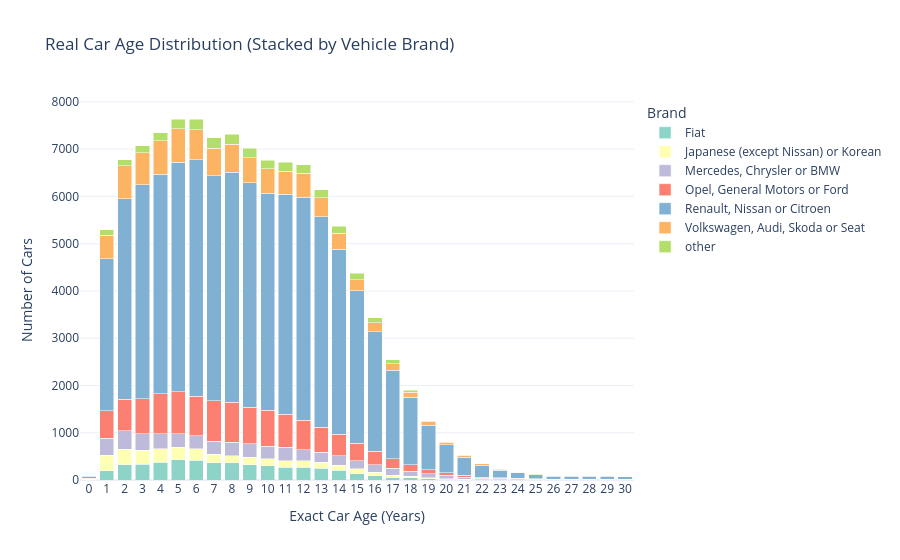

The notebook cell saved with this chart:
### Code cell
import plotly.express as px

# 1. Group the data to get the exact count for each Car Age and Brand
car_stats = df.groupby(['CarAge', 'Brand']).size().reset_index(name='Number of Cars')

# 2. Filter out the extreme tail just so the graph is easy to zoom and read
car_stats = car_stats[car_stats['CarAge'] <= 30]

# 3. Create an interactive stacked bar chart
fig = px.bar(
    car_stats, 
    x='CarAge', 
    y='Number of Cars', 
    color='Brand',
    title='Real Car Age Distribution (Stacked by Vehicle Brand)',
    labels={'CarAge': 'Exact Car Age (Years)'},
    hover_data={'CarAge': True, 'Brand': True, 'Number of Cars': True},
    color_discrete_sequence=px.colors.qualitative.Set3
)

# 4. Force the X-axis to show every single integer year (no binning illusions!)
fig.update_layout(
    xaxis=dict(tickmode='linear', dtick=1),
    barmode='stack',
    hovermode='closest',
    template='plotly_white'
)

# 5. Display the interactive chart
fig.show()

### Figure 1 — Plotly figure (JSON) as saved in the notebook; plotly's stock layout.template omitted (floating-point values rounded to 4 significant figures)
{"data": [{"alignmentgroup": "True", "customdata": [["Fiat"], ["Fiat"], ["Fiat"], ["Fiat"], ["Fiat"], ["Fiat"], ["Fiat"], ["Fiat"], ["Fiat"], ["Fiat"], ["Fiat"], ["Fiat"], ["Fiat"], ["Fiat"], ["Fiat"], ["Fiat"], ["Fiat"], ["Fiat"], ["Fiat"], ["Fiat"], ["Fiat"], ["Fiat"], ["Fiat"], ["Fiat"], ["Fiat"], ["Fiat"], ["Fiat"], ["Fiat"], ["Fiat"], ["Fiat"], ["Fiat"]], "hovertemplate": "Brand=%{customdata[0]}<br>Exact Car Age (Years)=%{x}<br>Number of Cars=%{y}<extra></extra>", "legendgroup": "Fiat", "marker": {"color": "rgb(141,211,199)", "pattern": {"shape": ""}}, "name": "Fiat", "offsetgroup": "Fiat", "orientation": "v", "showlegend": true, "textposition": "auto", "type": "bar", "x": [0, 1, 2, 3, 4, 5, 6, 7, 8, 9, 10, 11, 12, 13, 14, 15, 16, 17, 18, 19, 20, 21, 22, 23, 24, 25, 26, 27, 28, 29, 30], "xaxis": "x", "y": [5, 197, 319, 332, 375, 424, 423, 366, 362, 324, 306, 275, 275, 249, 210, 133, 88, 53, 45, 27, 19, 8, 3, 5, 3, 3, 1, 4, 5, 5, 1], "yaxis": "y"}, {"alignmentgroup": "True", "customdata": [["Japanese (except Nissan) or Korean"], ["Japanese (except Nissan) or Korean"], ["Japanese (except Nissan) or Korean"], ["Japanese (except Nissan) or Korean"], ["Japanese (except Nissan) or Korean"], ["Japanese (except Nissan) or Korean"], ["Japanese (except Nissan) or Korean"], ["Japanese (except Nissan) or Korean"], ["Japanese (except Nissan) or Korean"], ["Japanese (except Nissan) or Korean"], ["Japanese (except Nissan) or Korean"], ["Japanese (except Nissan) or Korean"], ["Japanese (except Nissan) or Korean"], ["Japanese (except Nissan) or Korean"], ["Japanese (except Nissan) or Korean"], ["Japanese (except Nissan) or Korean"], ["Japanese (except Nissan) or Korean"], ["Japanese (except Nissan) or Korean"], ["Japanese (except Nissan) or Korean"], ["Japanese (except Nissan) or Korean"], ["Japanese (except Nissan) or Korean"], ["Japanese (except Nissan) or Korean"], ["Japanese (except Nissan) or Korean"], ["Japanese (except Nissan) or Korean"], ["Japanese (except Nissan) or Korean"], ["Japanese (except Nissan) or Korean"], ["Japanese (except Nissan) or Korean"]], "hovertemplate": "Brand=%{customdata[0]}<br>Exact Car Age (Years)=%{x}<br>Number of Cars=%{y}<extra></extra>", "legendgroup": "Japanese (except Nissan) or Korean", "marker": {"color": "rgb(255,255,179)", "pattern": {"shape": ""}}, "name": "Japanese (except Nissan) or Korean", "offsetgroup": "Japanese (except Nissan) or Korean", "orientation": "v", "showlegend": true, "textposition": "auto", "type": "bar", "x": [0, 1, 2, 3, 4, 5, 6, 7, 8, 9, 10, 11, 12, 13, 14, 15, 16, 17, 18, 19, 20, 21, 22, 23, 24, 29, 30], "xaxis": "x", "y": [7, 330, 329, 297, 287, 266, 234, 177, 150, 161, 142, 137, 128, 122, 100, 101, 72, 49, 33, 19, 9, 4, 3, 2, 1, 1, 1], "yaxis": "y"}, {"alignmentgroup": "True", "customdata": [["Mercedes, Chrysler or BMW"], ["Mercedes, Chrysler or BMW"], ["Mercedes, Chrysler or BMW"], ["Mercedes, Chrysler or BMW"], ["Mercedes, Chrysler or BMW"], ["Mercedes, Chrysler or BMW"], ["Mercedes, Chrysler or BMW"], ["Mercedes, Chrysler or BMW"], ["Mercedes, Chrysler or BMW"], ["Mercedes, Chrysler or BMW"], ["Mercedes, Chrysler or BMW"], ["Mercedes, Chrysler or BMW"], ["Mercedes, Chrysler or BMW"], ["Mercedes, Chrysler or BMW"], ["Mercedes, Chrysler or BMW"], ["Mercedes, Chrysler or BMW"], ["Mercedes, Chrysler or BMW"], ["Mercedes, Chrysler or BMW"], ["Mercedes, Chrysler or BMW"], ["Mercedes, Chrysler or BMW"], ["Mercedes, Chrysler or BMW"], ["Mercedes, Chrysler or BMW"], ["Mercedes, Chrysler or BMW"], ["Mercedes, Chrysler or BMW"], ["Mercedes, Chrysler or BMW"], ["Mercedes, Chrysler or BMW"], ["Mercedes, Chrysler or BMW"], ["Mercedes, Chrysler or BMW"], ["Mercedes, Chrysler or BMW"], ["Mercedes, Chrysler or BMW"], ["Mercedes, Chrysler or BMW"]], "hovertemplate": "Brand=%{customdata[0]}<br>Exact Car Age (Years)=%{x}<br>Number of Cars=%{y}<extra></extra>", "legendgroup": "Mercedes, Chrysler or BMW", "marker": {"color": "rgb(190,186,218)", "pattern": {"shape": ""}}, "name": "Mercedes, Chrysler or BMW", "offsetgroup": "Mercedes, Chrysler or BMW", "orientation": "v", "showlegend": true, "textposition": "auto", "type": "bar", "x": [0, 1, 2, 3, 4, 5, 6, 7, 8, 9, 10, 11, 12, 13, 14, 15, 16, 17, 18, 19, 20, 21, 22, 23, 24, 25, 26, 27, 28, 29, 30], "xaxis": "x", "y": [10, 352, 393, 347, 317, 291, 279, 282, 287, 279, 264, 279, 241, 215, 202, 178, 164, 142, 110, 82, 68, 47, 31, 32, 20, 12, 13, 10, 8, 8, 9], "yaxis": "y"}, {"alignmentgroup": "True", "customdata": [["Opel, General Motors or Ford"], ["Opel, General Motors or Ford"], ["Opel, General Motors or Ford"], ["Opel, General Motors or Ford"], ["Opel, General Motors or Ford"], ["Opel, General Motors or Ford"], ["Opel, General Motors or Ford"], ["Opel, General Motors or Ford"], ["Opel, General Motors or Ford"], ["Opel, General Motors or Ford"], ["Opel, General Motors or Ford"], ["Opel, General Motors or Ford"], ["Opel, General Motors or Ford"], ["Opel, General Motors or Ford"], ["Opel, General Motors or Ford"], ["Opel, General Motors or Ford"], ["Opel, General Motors or Ford"], ["Opel, General Motors or Ford"], ["Opel, General Motors or Ford"], ["Opel, General Motors or Ford"], ["Opel, General Motors or Ford"], ["Opel, General Motors or Ford"], ["Opel, General Motors or Ford"], ["Opel, General Motors or Ford"], ["Opel, General Motors or Ford"], ["Opel, General Motors or Ford"], ["Opel, General Motors or Ford"], ["Opel, General Motors or Ford"], ["Opel, General Motors or Ford"], ["Opel, General Motors or Ford"], ["Opel, General Motors or Ford"]], "hovertemplate": "Brand=%{customdata[0]}<br>Exact Car Age (Years)=%{x}<br>Number of Cars=%{y}<extra></extra>", "legendgroup": "Opel, General Motors or Ford", "marker": {"color": "rgb(251,128,114)", "pattern": {"shape": ""}}, "name": "Opel, General Motors or Ford", "offsetgroup": "Opel, General Motors or Ford", "orientation": "v", "showlegend": true, "textposition": "auto", "type": "bar", "x": [0, 1, 2, 3, 4, 5, 6, 7, 8, 9, 10, 11, 12, 13, 14, 15, 16, 17, 18, 19, 20, 21, 22, 23, 24, 25, 26, 27, 28, 29, 30], "xaxis": "x", "y": [14, 584, 670, 742, 845, 884, 833, 847, 851, 772, 761, 700, 625, 528, 451, 369, 282, 209, 140, 84, 55, 41, 23, 14, 12, 11, 5, 4, 5, 6, 3], "yaxis": "y"}, {"alignmentgroup": "True", "customdata": [["Renault, Nissan or Citroen"], ["Renault, Nissan or Citroen"], ["Renault, Nissan or Citroen"], ["Renault, Nissan or Citroen"], ["Renault, Nissan or Citroen"], ["Renault, Nissan or Citroen"], ["Renault, Nissan or Citroen"], ["Renault, Nissan or Citroen"], ["Renault, Nissan or Citroen"], ["Renault, Nissan or Citroen"], ["Renault, Nissan or Citroen"], ["Renault, Nissan or Citroen"], ["Renault, Nissan or Citroen"], ["Renault, Nissan or Citroen"], ["Renault, Nissan or Citroen"], ["Renault, Nissan or Citroen"], ["Renault, Nissan or Citroen"], ["Renault, Nissan or Citroen"], ["Renault, Nissan or Citroen"], ["Renault, Nissan or Citroen"], ["Renault, Nissan or Citroen"], ["Renault, Nissan or Citroen"], ["Renault, Nissan or Citroen"], ["Renault, Nissan or Citroen"], ["Renault, Nissan or Citroen"], ["Renault, Nissan or Citroen"], ["Renault, Nissan or Citroen"], ["Renault, Nissan or Citroen"], ["Renault, Nissan or Citroen"], ["Renault, Nissan or Citroen"], ["Renault, Nissan or Citroen"]], "hovertemplate": "Brand=%{customdata[0]}<br>Exact Car Age (Years)=%{x}<br>Number of Cars=%{y}<extra></extra>", "legendgroup": "Renault, Nissan or Citroen", "marker": {"color": "rgb(128,177,211)", "pattern": {"shape": ""}}, "name": "Renault, Nissan or Citroen", "offsetgroup": "Renault, Nissan or Citroen", "orientation": "v", "showlegend": true, "textposition": "auto", "type": "bar", "x": [0, 1, 2, 3, 4, 5, 6, 7, 8, 9, 10, 11, 12, 13, 14, 15, 16, 17, 18, 19, 20, 21, 22, 23, 24, 25, 26, 27, 28, 29, 30], "xaxis": "x", "y": [40, 3221, 4237, 4532, 4650, 4857, 5003, 4763, 4861, 4755, 4595, 4650, 4717, 4453, 3915, 3222, 2527, 1868, 1426, 942, 598, 383, 256, 157, 123, 82, 64, 64, 60, 57, 54], "yaxis": "y"}, {"alignmentgroup": "True", "customdata": [["Volkswagen, Audi, Skoda or Seat"], ["Volkswagen, Audi, Skoda or Seat"], ["Volkswagen, Audi, Skoda or Seat"], ["Volkswagen, Audi, Skoda or Seat"], ["Volkswagen, Audi, Skoda or Seat"], ["Volkswagen, Audi, Skoda or Seat"], ["Volkswagen, Audi, Skoda or Seat"], ["Volkswagen, Audi, Skoda or Seat"], ["Volkswagen, Audi, Skoda or Seat"], ["Volkswagen, Audi, Skoda or Seat"], ["Volkswagen, Audi, Skoda or Seat"], ["Volkswagen, Audi, Skoda or Seat"], ["Volkswagen, Audi, Skoda or Seat"], ["Volkswagen, Audi, Skoda or Seat"], ["Volkswagen, Audi, Skoda or Seat"], ["Volkswagen, Audi, Skoda or Seat"], ["Volkswagen, Audi, Skoda or Seat"], ["Volkswagen, Audi, Skoda or Seat"], ["Volkswagen, Audi, Skoda or Seat"], ["Volkswagen, Audi, Skoda or Seat"], ["Volkswagen, Audi, Skoda or Seat"], ["Volkswagen, Audi, Skoda or Seat"], ["Volkswagen, Audi, Skoda or Seat"], ["Volkswagen, Audi, Skoda or Seat"], ["Volkswagen, Audi, Skoda or Seat"], ["Volkswagen, Audi, Skoda or Seat"], ["Volkswagen, Audi, Skoda or Seat"], ["Volkswagen, Audi, Skoda or Seat"], ["Volkswagen, Audi, Skoda or Seat"], ["Volkswagen, Audi, Skoda or Seat"], ["Volkswagen, Audi, Skoda or Seat"]], "hovertemplate": "Brand=%{customdata[0]}<br>Exact Car Age (Years)=%{x}<br>Number of Cars=%{y}<extra></extra>", "legendgroup": "Volkswagen, Audi, Skoda or Seat", "marker": {"color": "rgb(253,180,98)", "pattern": {"shape": ""}}, "name": "Volkswagen, Audi, Skoda or Seat", "offsetgroup": "Volkswagen, Audi, Skoda or Seat", "orientation": "v", "showlegend": true, "textposition": "auto", "type": "bar", "x": [0, 1, 2, 3, 4, 5, 6, 7, 8, 9, 10, 11, 12, 13, 14, 15, 16, 17, 18, 19, 20, 21, 22, 23, 24, 25, 26, 27, 28, 29, 30], "xaxis": "x", "y": [14, 499, 698, 677, 708, 714, 638, 581, 588, 528, 513, 494, 506, 409, 340, 239, 197, 143, 106, 86, 53, 35, 24, 17, 8, 4, 4, 6, 11, 8, 8], "yaxis": "y"}, {"alignmentgroup": "True", "customdata": [["other"], ["other"], ["other"], ["other"], ["other"], ["other"], ["other"], ["other"], ["other"], ["other"], ["other"], ["other"], ["other"], ["other"], ["other"], ["other"], ["other"], ["other"], ["other"], ["other"], ["other"], ["other"], ["other"], ["other"], ["other"], ["other"], ["other"], ["other"], ["other"], ["other"], ["other"]], "hovertemplate": "Brand=%{customdata[0]}<br>Exact Car Age (Years)=%{x}<br>Number of Cars=%{y}<extra></extra>", "legendgroup": "other", "marker": {"color": "rgb(179,222,105)", "pattern": {"shape": ""}}, "name": "other", "offsetgroup": "other", "orientation": "v", "showlegend": true, "textposition": "auto", "type": "bar", "x": [0, 1, 2, 3, 4, 5, 6, 7, 8, 9, 10, 11, 12, 13, 14, 15, 16, 17, 18, 19, 20, 21, 22, 23, 24, 25, 26, 27, 28, 29, 30], "xaxis": "x", "y": [1, 107, 135, 143, 161, 194, 228, 225, 216, 195, 187, 192, 175, 170, 150, 131, 102, 77, 41, 17, 11, 10, 6, 10, 9, 6, 6, 3, 4, 2, 5], "yaxis": "y"}], "layout": {"autosize": true, "barmode": "stack", "hovermode": "closest", "legend": {"title": {"text": "Brand"}, "tracegroupgap": 0}, "title": {"text": "Real Car Age Distribution (Stacked by Vehicle Brand)"}, "xaxis": {"anchor": "y", "autorange": true, "domain": [0, 1], "dtick": 1, "range": [-0.5, 30.5], "tickmode": "linear", "title": {"text": "Exact Car Age (Years)"}, "type": "linear"}, "yaxis": {"anchor": "x", "autorange": true, "domain": [0, 1], "range": [0, 8040], "title": {"text": "Number of Cars"}, "type": "linear"}}}
